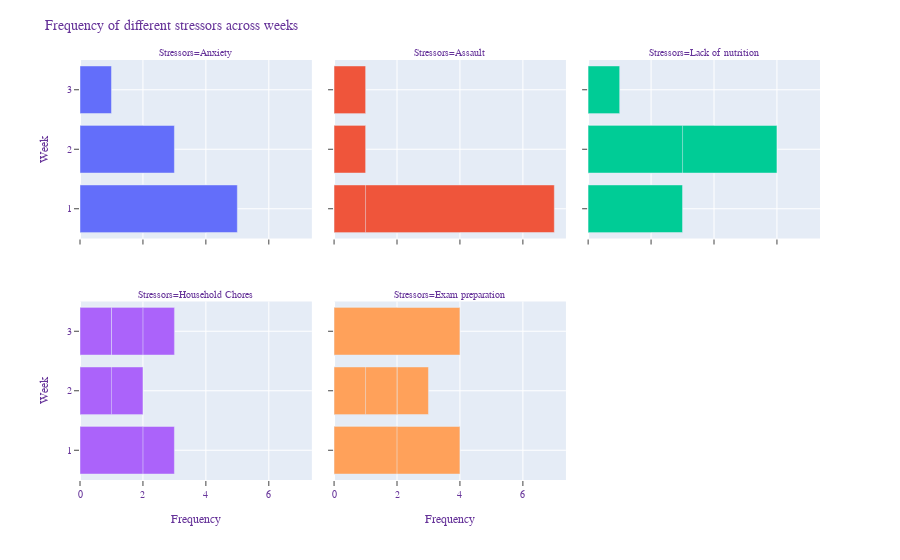

The code cell stored with this chart in its notebook:
### Code cell
import plotly.express as px
import plotly.graph_objects as go
import pandas as pd
# df = pd.read_csv("stressed_minutes_week - Sheet1.csv")
df = pd.read_csv("Stressors_weekdays_timeofday.csv")
temp3=df.groupby(['Week','Day','Stressors'], as_index=False)['Frequency'].sum()
temp3["Week"]=temp3["Week"].astype("category")
fig10 = px.bar(temp3, x="Frequency", y="Week", facet_col="Stressors", orientation='h',
             color="Stressors",labels="Week",facet_col_spacing=0.03,facet_row_spacing=0.15,facet_col_wrap=3,
            )
fig10.update_layout(barmode='overlay')
# fig.update_yaxes(matches=None)
fig10.update_yaxes( secondary_y=False)
# fig7.update_xaxes( secondary_x=False)
fig10.update_layout(showlegend=False)
fig10.update_xaxes(showgrid=True, ticks="outside")
fig10.update_yaxes(showgrid=True, ticks="outside")
fig10.update_yaxes(type='category')
fig10.update_layout(
    
    xaxis_title="Frequency",
    title="Frequency of different stressors across weeks",
    legend_title="Week",
    font=dict(
        family="Courier New, monospace",
        size=10,
        color="RebeccaPurple"
    )
)
fig10.show()

### Figure 1 — Plotly figure (JSON) as saved in the notebook; plotly's stock layout.template omitted (floating-point values rounded to 4 significant figures)
{"data": [{"alignmentgroup": "True", "hovertemplate": "Stressors=Anxiety<br>Frequency=%{x}<br>Week=%{y}<extra></extra>", "legendgroup": "Anxiety", "marker": {"color": "#636efa"}, "name": "Anxiety", "offsetgroup": "Anxiety", "orientation": "h", "showlegend": true, "textposition": "auto", "type": "bar", "x": [1, 4, 5, 2, 3, 1], "xaxis": "x4", "y": [1, 1, 1, 2, 2, 3], "yaxis": "y4"}, {"alignmentgroup": "True", "hovertemplate": "Stressors=Assault<br>Frequency=%{x}<br>Week=%{y}<extra></extra>", "legendgroup": "Assault", "marker": {"color": "#EF553B"}, "name": "Assault", "offsetgroup": "Assault", "orientation": "h", "showlegend": true, "textposition": "auto", "type": "bar", "x": [3, 4, 7, 1, 1, 1, 1, 1, 1, 1, 1], "xaxis": "x5", "y": [1, 1, 1, 1, 2, 2, 2, 3, 3, 3, 3], "yaxis": "y5"}, {"alignmentgroup": "True", "hovertemplate": "Stressors=Lack of nutrition<br>Frequency=%{x}<br>Week=%{y}<extra></extra>", "legendgroup": "Lack of nutrition", "marker": {"color": "#00cc96"}, "name": "Lack of nutrition", "offsetgroup": "Lack of nutrition", "orientation": "h", "showlegend": true, "textposition": "auto", "type": "bar", "x": [1, 2, 3, 2, 4, 6, 2, 3, 1, 1], "xaxis": "x6", "y": [1, 1, 1, 2, 2, 2, 2, 2, 3, 3], "yaxis": "y6"}, {"alignmentgroup": "True", "hovertemplate": "Stressors=Household Chores<br>Frequency=%{x}<br>Week=%{y}<extra></extra>", "legendgroup": "Household Chores", "marker": {"color": "#ab63fa"}, "name": "Household Chores", "offsetgroup": "Household Chores", "orientation": "h", "showlegend": true, "textposition": "auto", "type": "bar", "x": [3, 2, 2, 1, 1, 2, 1, 3, 3, 2, 1, 1, 1], "xaxis": "x", "y": [1, 1, 2, 2, 2, 2, 2, 3, 3, 3, 3, 3, 3], "yaxis": "y"}, {"alignmentgroup": "True", "hovertemplate": "Stressors=Exam preparation<br>Frequency=%{x}<br>Week=%{y}<extra></extra>", "legendgroup": "Exam preparation", "marker": {"color": "#FFA15A"}, "name": "Exam preparation", "offsetgroup": "Exam preparation", "orientation": "h", "showlegend": true, "textposition": "auto", "type": "bar", "x": [4, 1, 2, 3, 2, 2, 1, 1, 2, 1, 4], "xaxis": "x2", "y": [1, 1, 1, 2, 2, 2, 2, 3, 3, 3, 3], "yaxis": "y2"}], "layout": {"annotations": [{"font": {}, "showarrow": false, "text": "Stressors=Household Chores", "x": 0.1567, "xanchor": "center", "xref": "paper", "y": 0.425, "yanchor": "bottom", "yref": "paper"}, {"font": {}, "showarrow": false, "text": "Stressors=Exam preparation", "x": 0.5, "xanchor": "center", "xref": "paper", "y": 0.425, "yanchor": "bottom", "yref": "paper"}, {"font": {}, "showarrow": false, "text": "Stressors=Anxiety", "x": 0.1567, "xanchor": "center", "xref": "paper", "y": 1, "yanchor": "bottom", "yref": "paper"}, {"font": {}, "showarrow": false, "text": "Stressors=Assault", "x": 0.5, "xanchor": "center", "xref": "paper", "y": 1, "yanchor": "bottom", "yref": "paper"}, {"font": {}, "showarrow": false, "text": "Stressors=Lack of nutrition", "x": 0.8433, "xanchor": "center", "xref": "paper", "y": 1, "yanchor": "bottom", "yref": "paper"}], "barmode": "overlay", "font": {"color": "RebeccaPurple", "family": "Courier New, monospace", "size": 10}, "legend": {"title": {"text": "Week"}, "tracegroupgap": 0}, "margin": {"t": 60}, "showlegend": false, "title": {"text": "Frequency of different stressors across weeks"}, "xaxis": {"anchor": "y", "domain": [0, 0.3133], "showgrid": true, "ticks": "outside", "title": {"text": "Frequency"}}, "xaxis2": {"anchor": "y2", "domain": [0.3433, 0.6567], "matches": "x", "showgrid": true, "ticks": "outside", "title": {"text": "Frequency"}}, "xaxis3": {"anchor": "y3", "domain": [0.6867, 1.0], "matches": "x", "showgrid": true, "ticks": "outside", "title": {"text": "Frequency"}}, "xaxis4": {"anchor": "y4", "domain": [0, 0.3133], "matches": "x", "showgrid": true, "showticklabels": false, "ticks": "outside"}, "xaxis5": {"anchor": "y5", "domain": [0.3433, 0.6567], "matches": "x", "showgrid": true, "showticklabels": false, "ticks": "outside"}, "xaxis6": {"anchor": "y6", "domain": [0.6867, 1.0], "matches": "x", "showgrid": true, "showticklabels": false, "ticks": "outside"}, "yaxis": {"anchor": "x", "domain": [0, 0.425], "showgrid": true, "ticks": "outside", "title": {"text": "Week"}, "type": "category"}, "yaxis2": {"anchor": "x2", "domain": [0, 0.425], "matches": "y", "showgrid": true, "showticklabels": false, "ticks": "outside", "type": "category"}, "yaxis3": {"anchor": "x3", "domain": [0, 0.425], "matches": "y", "showgrid": true, "showticklabels": false, "ticks": "outside", "type": "category"}, "yaxis4": {"anchor": "x4", "domain": [0.575, 1], "matches": "y", "showgrid": true, "ticks": "outside", "title": {"text": "Week"}, "type": "category"}, "yaxis5": {"anchor": "x5", "domain": [0.575, 1], "matches": "y", "showgrid": true, "showticklabels": false, "ticks": "outside", "type": "category"}, "yaxis6": {"anchor": "x6", "domain": [0.575, 1], "matches": "y", "showgrid": true, "showticklabels": false, "ticks": "outside", "type": "category"}}}
